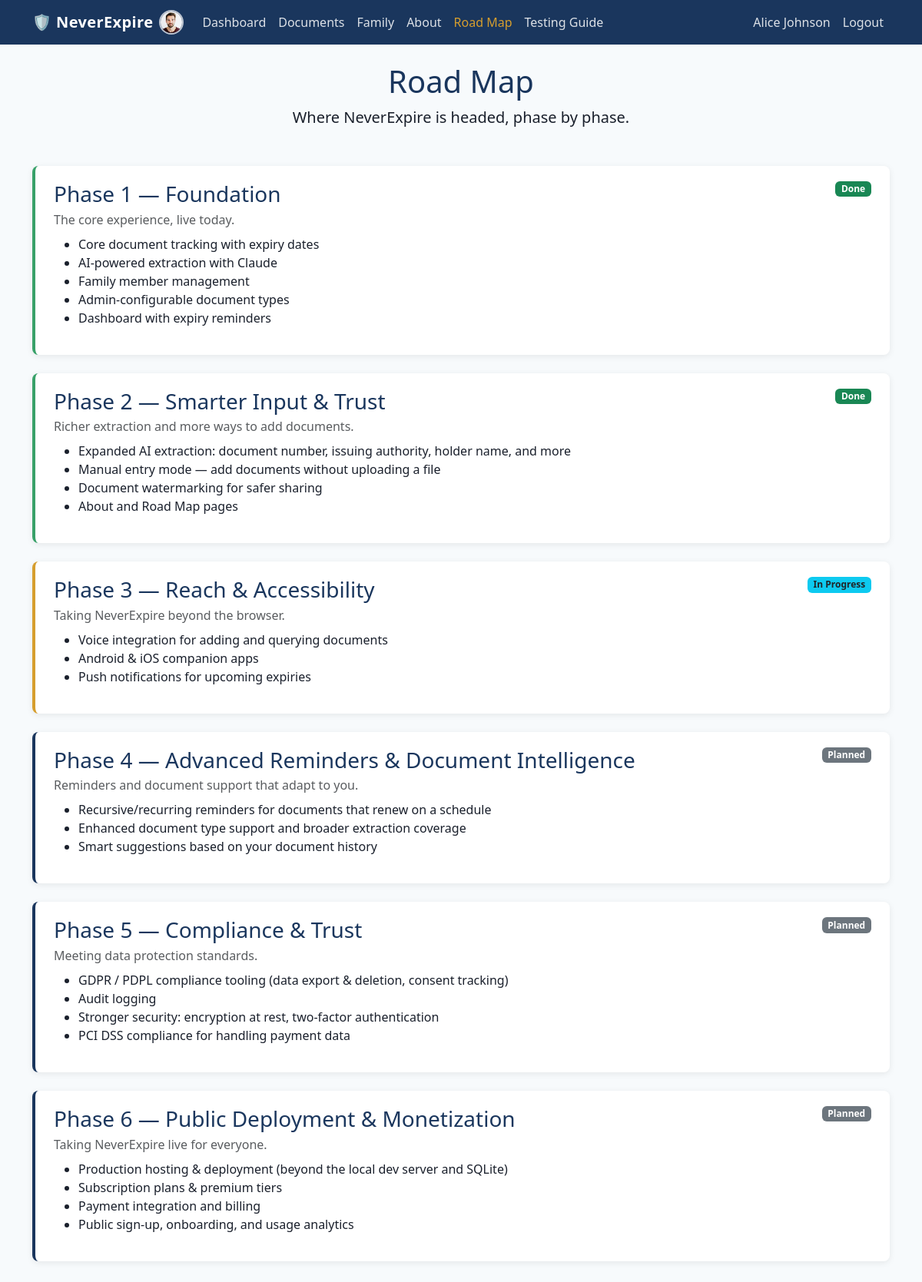
/roadmap (signed in), run on the app's committed database.
### neverexpire/db/models/person.py (models this page shows)
class Person(Base, TimestampMixin):
    __tablename__ = "persons"
    id: Mapped[int] = mapped_column(primary_key=True)
    user_id: Mapped[int] = mapped_column(ForeignKey("users.id"), nullable=False, index=True)
    full_name: Mapped[str] = mapped_column(String(255), nullable=False)
    date_of_birth: Mapped[date | None] = mapped_column(Date, nullable=True)
    is_primary: Mapped[bool] = mapped_column(Boolean, default=False, nullable=False)
    is_active: Mapped[bool] = mapped_column(Boolean, default=True, nullable=False)
    photo_path: Mapped[str | None] = mapped_column(String(1024), nullable=True)
    user: Mapped["User"] = relationship(back_populates="persons")
    documents: Mapped[list["Document"]] = relationship(back_populates="person")
    relationships_from: Mapped[list["PersonRelationship"]] = relationship(
        back_populates="person",
        foreign_keys="PersonRelationship.person_id",
    )
    relationships_to: Mapped[list["PersonRelationship"]] = relationship(
        back_populates="related_person",
        foreign_keys="PersonRelationship.related_person_id",
    )

### neverexpire/db/models/user.py (models this page shows)
class User(Base, TimestampMixin):
    __tablename__ = "users"
    __table_args__ = (
        CheckConstraint("role IN ('user', 'admin')", name="ck_users_role"),
    )
    id: Mapped[int] = mapped_column(primary_key=True)
    email: Mapped[str] = mapped_column(String(255), unique=True, nullable=False, index=True)
    hashed_password: Mapped[str] = mapped_column(String(255), nullable=False)
    full_name: Mapped[str] = mapped_column(String(255), nullable=False)
    role: Mapped[str] = mapped_column(String(20), nullable=False, default="user")
    is_active: Mapped[bool] = mapped_column(Boolean, default=True, nullable=False)
    photo_path: Mapped[str | None] = mapped_column(String(1024), nullable=True)
    persons: Mapped[list["Person"]] = relationship(back_populates="user")
    audit_logs: Mapped[list["AuditLog"]] = relationship(back_populates="user")

### neverexpire/web/routes/pages.py (the view)
@pages_bp.route("/roadmap")
def roadmap():
    return render_template("pages/roadmap.html")

### neverexpire/web/__init__.py (called while the page is built)
def create_app() -> Flask:
    app = Flask(__name__)
    app.config["SECRET_KEY"] = config.SECRET_KEY
    app.config["MAX_CONTENT_LENGTH"] = 10 * 1024 * 1024
    config.UPLOAD_DIR.mkdir(parents=True, exist_ok=True)
    config.STAGING_DIR.mkdir(parents=True, exist_ok=True)
    @app.before_request
    def open_db_session():
        g.db = SessionLocal()
    @app.teardown_request
    def close_db_session(exception=None):
        db = g.pop("db", None)
        if db is not None:
            db.close()
    @app.context_processor
    def inject_current_user():
        user = current_user()
        person = None
        if user is not None:
            person = next((p for p in user.persons if p.is_primary), None)
        return {"current_user": user, "current_person": person}
    from .routes import register_blueprints
    register_blueprints(app)
    return app

### neverexpire/web/auth.py (called while the page is built)
def current_user() -> User | None:
    user_id = session.get("user_id")
    if user_id is None:
        return None
    return g.db.get(User, user_id)

### neverexpire/web/templates/pages/roadmap.html (shortened to what this page needs)
{% extends "base.html" %}
{% block content %}
<div class="text-center mb-5">
  <h1>Road Map</h1>
  <p class="lead">Where NeverExpire is headed, phase by phase.</p>
</div>
<div class="timeline">
  <div class="timeline-item status-done">
    <div class="d-flex justify-content-between align-items-start flex-wrap">
      <h3 class="mb-1">Phase 1 &mdash; Foundation</h3>
      <span class="badge bg-success">Done</span>
    </div>
    <p class="text-muted mb-2">The core experience, live today.</p>
    <ul>
      <li>Core document tracking with expiry dates</li>
      <li>AI-powered extraction with Claude</li>
      <li>Family member management</li>
      <li>Admin-configurable document types</li>
      <li>Dashboard with expiry reminders</li>
    </ul>
  </div>
  <div class="timeline-item status-done">
    <div class="d-flex justify-content-between align-items-start flex-wrap">
      <h3 class="mb-1">Phase 2 &mdash; Smarter Input &amp; Trust</h3>
      <span class="badge bg-success">Done</span>
    </div>
    <p class="text-muted mb-2">Richer extraction and more ways to add documents.</p>
    <ul>
      <li>Expanded AI extraction: document number, issuing authority, holder name, and more</li>
      <li>Manual entry mode &mdash; add documents without uploading a file</li>
      <li>Document watermarking for safer sharing</li>
      <li>About and Road Map pages</li>
    </ul>
  </div>
  <div class="timeline-item status-current">
    <div class="d-flex justify-content-between align-items-start flex-wrap">
      <h3 class="mb-1">Phase 3 &mdash; Reach &amp; Accessibility</h3>
      <span class="badge bg-info text-dark">In Progress</span>
    </div>
    <p class="text-muted mb-2">Taking NeverExpire beyond the browser.</p>
    <ul>
      <li>Voice integration for adding and querying documents</li>
      <li>Android &amp; iOS companion apps</li>
      <li>Push notifications for upcoming expiries</li>
    </ul>
  </div>
  <div class="timeline-item status-planned">
    <div class="d-flex justify-content-between align-items-start flex-wrap">
      <h3 class="mb-1">Phase 4 &mdash; Advanced Reminders &amp; Document Intelligence</h3>
      <span class="badge bg-secondary">Planned</span>
    </div>
    <p class="text-muted mb-2">Reminders and document support that adapt to you.</p>
    <ul>
      <li>Recursive/recurring reminders for documents that renew on a schedule</li>
      <li>Enhanced document type support and broader extraction coverage</li>
      <li>Smart suggestions based on your document history</li>
    </ul>
  </div>
  <div class="timeline-item status-planned">
    <div class="d-flex justify-content-between align-items-start flex-wrap">
      <h3 class="mb-1">Phase 5 &mdash; Compliance &amp; Trust</h3>
      <span class="badge bg-secondary">Planned</span>
    </div>
    <p class="text-muted mb-2">Meeting data protection standards.</p>
    <ul>
      <li>GDPR / PDPL compliance tooling (data export &amp; deletion, consent tracking)</li>
      <li>Audit logging</li>
      <li>Stronger security: encryption at rest, two-factor authentication</li>
      <li>PCI DSS compliance for handling payment data</li>
    </ul>
  </div>
  <div class="timeline-item status-planned">
    <div class="d-flex justify-content-between align-items-start flex-wrap">
      <h3 class="mb-1">Phase 6 &mdash; Public Deployment &amp; Monetization</h3>
      <span class="badge bg-secondary">Planned</span>
    </div>
    <p class="text-muted mb-2">Taking NeverExpire live for everyone.</p>
    <ul>
      <li>Production hosting &amp; deployment (beyond the local dev server and SQLite)</li>
      <li>Subscription plans &amp; premium tiers</li>
      <li>Payment integration and billing</li>
      <li>Public sign-up, onboarding, and usage analytics</li>
    </ul>
  </div>
</div>
{% endblock %}

### neverexpire/web/templates/base.html (shortened to what this page needs)
<!DOCTYPE html>
<html lang="en">
<head>
  <link href="https://cdn.jsdelivr.net/npm/bootstrap@5.3.3/dist/css/bootstrap.min.css" rel="stylesheet">
  <link href="{{ url_for('static', filename='style.css') }}" rel="stylesheet">
</head>
<body>
<nav class="navbar navbar-expand-lg navbar-dark bg-dark">
  <div class="container">
    <a class="navbar-brand d-flex align-items-center gap-2" href="{{ url_for('dashboard.index') }}">
      <span>🛡️ NeverExpire</span>
      {% if current_person and current_person.photo_path %}
      <img class="avatar-circle" src="{{ url_for('static', filename=current_person.photo_path) }}" alt="{{ current_person.full_name }}">
      {% endif %}
    </a>
    <div class="collapse navbar-collapse">
      <ul class="navbar-nav me-auto">
        {% if current_user %}
        <li class="nav-item"><a class="nav-link {{ 'active' if request.endpoint == 'dashboard.index' }}" href="{{ url_for('dashboard.index') }}">Dashboard</a></li>
        <li class="nav-item"><a class="nav-link {{ 'active' if request.endpoint and request.endpoint.startswith('documents.') }}" href="{{ url_for('documents.list_documents') }}">Documents</a></li>
        <li class="nav-item"><a class="nav-link {{ 'active' if request.endpoint and request.endpoint.startswith('family.') }}" href="{{ url_for('family.list_family') }}">Family</a></li>
        {% endif %}
        <li class="nav-item"><a class="nav-link {{ 'active' if request.endpoint == 'pages.about' }}" href="{{ url_for('pages.about') }}">About</a></li>
        <li class="nav-item"><a class="nav-link {{ 'active' if request.endpoint == 'pages.roadmap' }}" href="{{ url_for('pages.roadmap') }}">Road Map</a></li>
        <li class="nav-item"><a class="nav-link {{ 'active' if request.endpoint == 'pages.testing' }}" href="{{ url_for('pages.testing') }}">Testing Guide</a></li>
      </ul>
      <ul class="navbar-nav">
        {% if current_user %}
        <li class="nav-item"><span class="nav-link disabled">{{ current_user.full_name }}</span></li>
        <li class="nav-item"><a class="nav-link" href="{{ url_for('auth.logout') }}">Logout</a></li>
        {% else %}
        <li class="nav-item"><a class="nav-link" href="{{ url_for('auth.login') }}">Log in</a></li>
        {% endif %}
      </ul>
    </div>
  </div>
</nav>
<main class="container py-4">
  {% block content %}{% endblock %}
</main>
</body>
</html>

### neverexpire/web/static/style.css (style rules this page uses)
:root { --navy: #1A365D; --navy-dark: #142a4a; --gold: #D69E2E; --gold-dark: #b9841f; --danger: #E53E3E; --warning: #ED8936; --success: #38A169; --bg: #F7FAFC; --card-bg: #FFFFFF; --text-primary: #1A202C; --text-secondary: #718096; }
body { background-color: var(--bg); color: var(--text-primary); }
.navbar.bg-dark { background-color: var(--navy) !important; }
.navbar-brand { font-weight: 700; letter-spacing: 0.02em; color: #ffffff !important; }
.navbar-dark .navbar-nav .nav-link { color: rgba(255, 255, 255, 0.85) !important; }
.navbar-dark .navbar-nav .nav-link:hover, .navbar-dark .navbar-nav .nav-link:focus, .navbar-dark .navbar-nav .nav-link.active { color: var(--gold) !important; }
main h1, main h2, main h3 { color: var(--navy); }
a { color: var(--navy); }
.avatar-circle { width: 32px; height: 32px; border-radius: 50%; object-fit: cover; border: 2px solid rgba(255, 255, 255, 0.7); }
.timeline-item { border-left: 4px solid #ccc; border-radius: 0.5rem; background: var(--card-bg); box-shadow: 0 2px 8px rgba(0, 0, 0, 0.08); padding: 1.25rem 1.5rem; margin-bottom: 1.5rem; }
.timeline-item.status-done { border-left-color: var(--success); }
.timeline-item.status-current { border-left-color: var(--gold); }
.timeline-item.status-planned { border-left-color: var(--navy); }

### data on the page
Person: photo_path (picture)
User: full_name "Alice Johnson"
